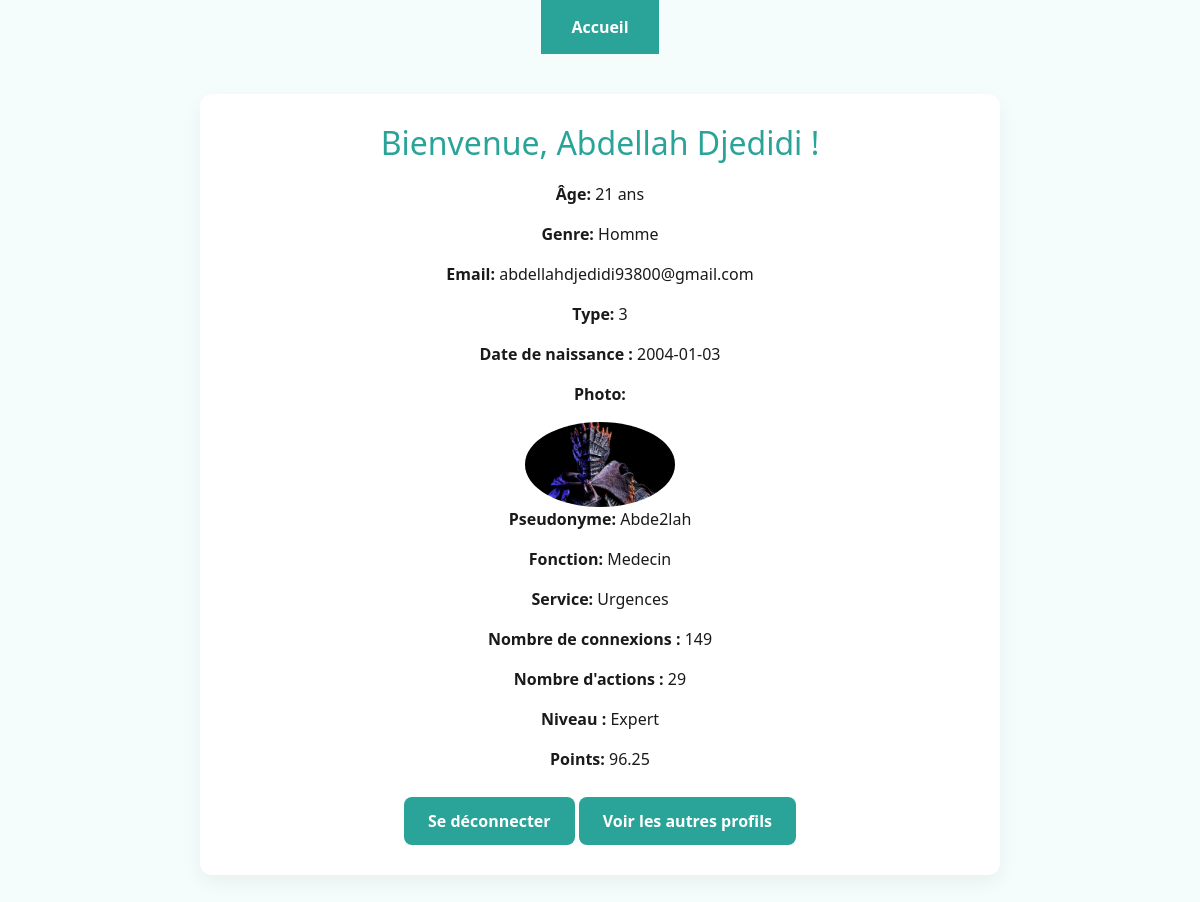
The page /profil/Abde2lah on the database as committed earlier.
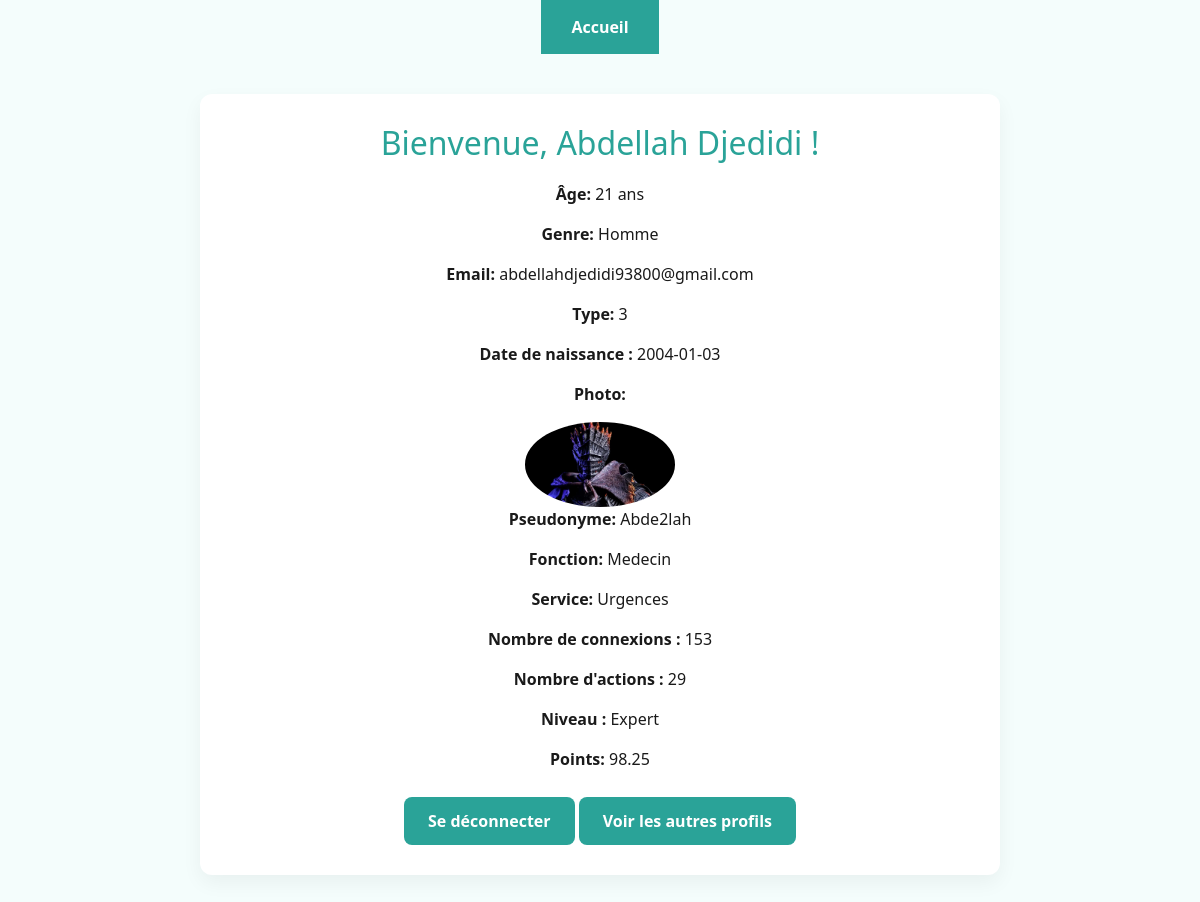
The same page on the database as committed later.
### tables this page shows
CREATE TABLE Informations (
    nom VARCHAR(255),
    prenom VARCHAR(255),
    age INT,
    genre VARCHAR(30),
    email VARCHAR(50),
    dateNaissance DATE,
    type VARCHAR INT,
    password VARCHAR(255),
    photo VARCHAR(255),
    fonction VARCHAR(30),
    service VARCHAR(30),
    niveau INT,
    pseudonyme VARCHAR(50) PRIMARY KEY,
    points FLOAT,
    nbAction INT,
    nbAcces INT,
    FOREIGN KEY (pseudonyme) REFERENCES Connexion(pseudonyme)
);

### app.py (the view)
@app.route('/profil/<pseudonyme>')
def profil(pseudonyme):
    conn = sql.connect("donnees.db")
    cursor = conn.cursor()
    cursor.execute("SELECT * FROM Informations WHERE pseudonyme = ?", (pseudonyme,))
    user = cursor.fetchone()
    conn.close()
    return render_template("profil.html", user=user) if user else ("Utilisateur non trouvé", 404)

### app.py (called while the page is built)
@app.context_processor
def inject_user_type():
    def get_user_type_safe(pseudo):
        result = get_user_type(pseudo)
        return int(result[0]) if result else 0
    return dict(get_user_type=get_user_type_safe)

### models.py (called while the page is built)
def get_user_type(pseudonyme):
    con = sql.connect("donnees.db")
    cur = con.cursor()
    cur.execute("SELECT type FROM Informations WHERE pseudonyme = ? OR email = ?", (pseudonyme, pseudonyme))
    result = cur.fetchone()
    con.close()
    return result

### templates/profil.html (shortened to what this page needs)
<!DOCTYPE html>
<html lang="fr">
<head>
    <link rel="stylesheet" href="https://cdn.jsdelivr.net/npm/bootstrap@5.3.0/dist/css/bootstrap.min.css">
    <link rel="stylesheet" href="{{ url_for('static', filename='dist/css/styles.css') }}">
</head>
<body>
    <div class="navbar">
        <a href="{{ url_for('accueil')}}">Accueil</a>
    </div>
    <div class="container text-center">
        <h2>Bienvenue, {{ user[1] }} {{ user[0] }} !</h2>
        <p><strong>Âge:</strong> {{ user[2] }} ans</p>
        <p><strong>Genre:</strong> {{ user[3] }}</p>
        <p><strong>Email:</strong> {{ user[4] }}</p>
        <p><strong>Type:</strong> {{ user[6] }}</p>
        <p><strong>Date de naissance :</strong> {{ user[5] }}</p>
        <p><strong>Photo:</strong></p>
        <img src="{{ user[8] }}" alt="" class="img-fluid" style="max-width: 150px; border-radius: 50%; border: 8px; border-color: black;"/>
        <p><strong>Pseudonyme:</strong> {{ user[12] }}</p>
        <p><strong>Fonction:</strong> {{ user[9] }}</p>
        <p><strong>Service:</strong> {{ user[10] }}</p>
        <p><strong>Nombre de connexions :</strong> {{ user[15] }}</p>
        <p><strong>Nombre d'actions :</strong> {{ user[14] }}</p>
        <p><strong>Niveau :</strong>
            {% if user[11] == 0 %}
                Débutant
            {% elif user[11] == 1 %}
                Intermédiaire
            {% elif user[11] == 2 %}
                Avancé
            {% elif user[11] == 3 %}
                Expert
            {% else %}
                Niveau inconnu
            {% endif %}
        </p>
        <p><strong>Points:</strong> {{ user[13] }}</p>
        <a href="{{ url_for('logout') }}" class="btn btn-danger">Se déconnecter</a>
        <a href="{{ url_for('liste_utilisateurs') }}" class="btn btn-primary">Voir les autres profils</a>
    </div>
</body>
</html>

Rows that differ between the two databases and show on the page:
changed Informations "Abdellah": nbAcces "149" → "153"; points "96.25" → "98.25"
